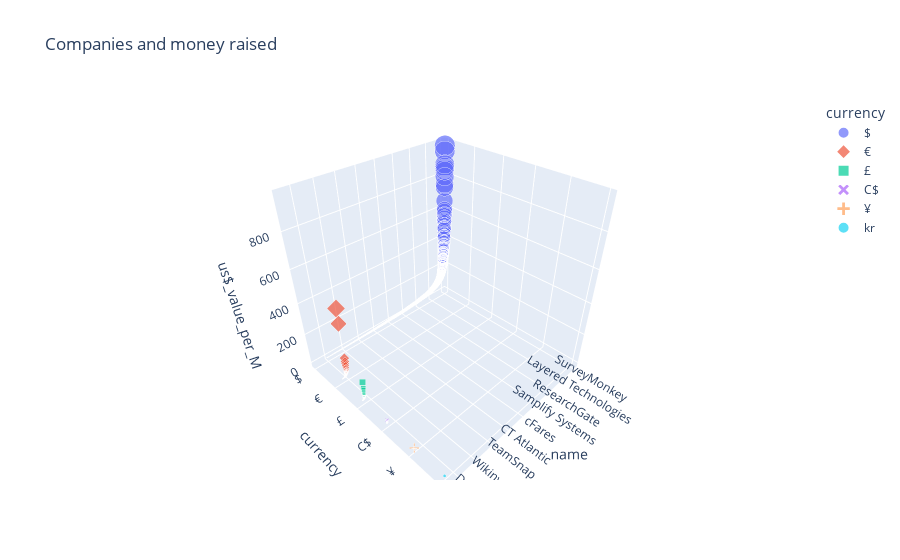

This figure's notebook cell:
### Code cell
fig_raised = px.scatter_3d(df_name, x='name', y='currency', z='us$_value_per_M',color='currency',title= 'Companies and money raised',
                    symbol='currency',size='amount')
fig_raised.show()

### Figure 1 — Plotly figure (JSON) as saved in the notebook; plotly's stock layout.template omitted (floating-point values rounded to 4 significant figures; data arrays with more than 128 entries replaced by an {"elided": "..."} marker saying what was removed)
{"data": [{"hovertemplate": "currency=%{y}<br>name=%{x}<br>us$_value_per_M=%{z}<br>amount=%{marker.size}<extra></extra>", "legendgroup": "$", "marker": {"color": "#636efa", "size": {"elided": "3823 float values"}, "sizemode": "area", "sizeref": 2.413, "symbol": "circle"}, "mode": "markers", "name": "$", "scene": "scene", "showlegend": true, "type": "scatter3d", "x": {"elided": "3823 str values"}, "y": {"elided": "3823 str values"}, "z": {"elided": "3823 float values"}}, {"hovertemplate": "currency=%{y}<br>name=%{x}<br>us$_value_per_M=%{z}<br>amount=%{marker.size}<extra></extra>", "legendgroup": "€", "marker": {"color": "#EF553B", "size": {"elided": "134 float values"}, "sizemode": "area", "sizeref": 2.413, "symbol": "diamond"}, "mode": "markers", "name": "€", "scene": "scene", "showlegend": true, "type": "scatter3d", "x": {"elided": "134 str values"}, "y": {"elided": "134 str values"}, "z": {"elided": "134 float values"}}, {"hovertemplate": "currency=%{y}<br>name=%{x}<br>us$_value_per_M=%{z}<br>amount=%{marker.size}<extra></extra>", "legendgroup": "£", "marker": {"color": "#00cc96", "size": [100, 66.6, 55.2, 45.9, 36.3, 32.8, 22, 17, 16.6, 15.6, 15.1, 14.5, 14, 12.5, 12, 10, 10, 9.6, 8.6, 8.49, 7.66, 7, 6.5, 6, 5.65, 4.5, 4.3, 4, 4, 3.74, 3.4, 3, 3, 3, 2.89, 2.79, 2.7, 2.6, 2.5, 2.4, 2.25, 2.05, 2, 2, 2, 1.5, 1.4, 1.25, 1.2, 1.1, 1, 1, 1, 1], "sizemode": "area", "sizeref": 2.413, "symbol": "square"}, "mode": "markers", "name": "£", "scene": "scene", "showlegend": true, "type": "scatter3d", "x": ["Renewable Energy Group", "Imagination Technologies", "ARKeX", "CamSemi", "F2G", "Kiala", "Powervation", "Aspects Software", "Atraverda", "RadioScape", "Zinwave", "Qype", "Maxymiser", "mydeco", "Taptu", "Glasses Direct", "Epoq", "Surfkitchen", "Proxama", "Heartscape", "Shutl", "Wahanda", "Fotech", "ControlCircle", "Palringo", "daysoft", "Moviestorm", "Futuretec", "Emote Games", "Sift", "Musicmetric", "Pixsta", "Cloudcity", "Zeus", "Quick TV", "Phasor Solutions", "Money Dashboard", "Evi", "Skyscanner", "KAL", "Abacus e-Media", "Mesuro", "Zubka", "BView", "Artesian Solutions", "Essential Viewing", "amazingtunes", "CIQUAL", "Verisim", "nanoTherics", "oneDrum", "OmPrompt", "Dog Digital", "Serious Parody"], "y": ["£", "£", "£", "£", "£", "£", "£", "£", "£", "£", "£", "£", "£", "£", "£", "£", "£", "£", "£", "£", "£", "£", "£", "£", "£", "£", "£", "£", "£", "£", "£", "£", "£", "£", "£", "£", "£", "£", "£", "£", "£", "£", "£", "£", "£", "£", "£", "£", "£", "£", "£", "£", "£", "£"], "z": [120.6, 80.32, 66.57, 55.36, 43.78, 39.56, 26.53, 20.5, 20.02, 18.81, 18.21, 17.49, 16.88, 15.08, 14.47, 12.06, 12.06, 11.58, 10.37, 10.24, 9.238, 8.442, 7.839, 7.236, 6.814, 5.427, 5.186, 4.824, 4.824, 4.511, 4.101, 3.618, 3.618, 3.618, 3.485, 3.365, 3.256, 3.136, 3.015, 2.894, 2.714, 2.472, 2.412, 2.412, 2.412, 1.809, 1.688, 1.508, 1.447, 1.327, 1.206, 1.206, 1.206, 1.206]}, {"hovertemplate": "currency=%{y}<br>name=%{x}<br>us$_value_per_M=%{z}<br>amount=%{marker.size}<extra></extra>", "legendgroup": "C$", "marker": {"color": "#ab63fa", "size": [30, 22.9, 15.3, 12, 11.3, 8.5, 7.9, 5, 5, 3, 2.5, 1.25, 1.1, 1, 1], "sizemode": "area", "sizeref": 2.413, "symbol": "x"}, "mode": "markers", "name": "C$", "scene": "scene", "showlegend": true, "type": "scatter3d", "x": ["Badoo", "NexJ Systems", "Ziplocal", "ScribbleLive", "VendAsta", "RedLasso", "Viigo", "Sitemasher", "Terapeak", "Tribal Nova", "Telos Entertainment", "Woodland Biofuels", "Aftercad Software", "Mobovivo", "Wellocities"], "y": ["C$", "C$", "C$", "C$", "C$", "C$", "C$", "C$", "C$", "C$", "C$", "C$", "C$", "C$", "C$"], "z": [22.45, 17.14, 11.45, 8.981, 8.457, 6.361, 5.912, 3.742, 3.742, 2.245, 1.871, 0.9355, 0.8232, 0.7484, 0.7484]}, {"hovertemplate": "currency=%{y}<br>name=%{x}<br>us$_value_per_M=%{z}<br>amount=%{marker.size}<extra></extra>", "legendgroup": "¥", "marker": {"color": "#FFA15A", "size": [464, 110, 1.8], "sizemode": "area", "sizeref": 2.413, "symbol": "cross"}, "mode": "markers", "name": "¥", "scene": "scene", "showlegend": true, "type": "scatter3d", "x": ["GREE", "LoiLo", "NHK World"], "y": ["¥", "¥", "¥"], "z": [3.531, 0.8372, 0.0137]}, {"hovertemplate": "currency=%{y}<br>name=%{x}<br>us$_value_per_M=%{z}<br>amount=%{marker.size}<extra></extra>", "legendgroup": "kr", "marker": {"color": "#19d3f3", "size": [21], "sizemode": "area", "sizeref": 2.413, "symbol": "circle"}, "mode": "markers", "name": "kr", "scene": "scene", "showlegend": true, "type": "scatter3d", "x": ["op5"], "y": ["kr"], "z": [2.005]}], "layout": {"legend": {"itemsizing": "constant", "title": {"text": "currency"}, "tracegroupgap": 0}, "scene": {"domain": {"x": [0, 1], "y": [0, 1]}, "xaxis": {"title": {"text": "name"}}, "yaxis": {"categoryarray": ["$", "€", "£", "C$", "¥", "kr"], "categoryorder": "array", "title": {"text": "currency"}}, "zaxis": {"title": {"text": "us$_value_per_M"}}}, "title": {"text": "Companies and money raised"}}}
